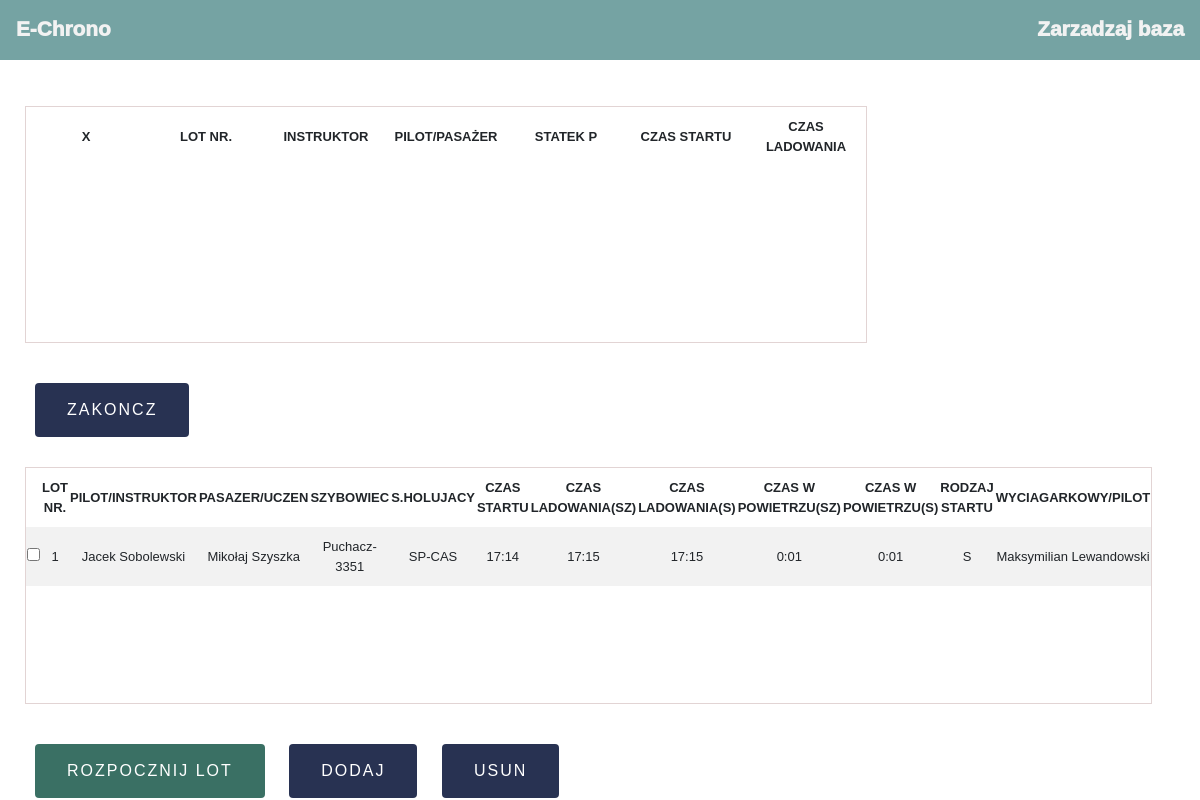
The page / on the database its author committed.
### __init__.py (models this page shows)
class Chronometer(db.Model):
    __tablename__ = 'chrono'
    date = db.Column('date', db.String(10))
    flight_nr = db.Column('flight_nr', db.Integer, primary_key=True, autoincrement=True)
    time_of_start = db.Column('time_of_start', db.String(5))
    glider_landing_time = db.Column('glider_landing_time', db.String(5), nullable=False)
    airplane_landing_time = db.Column('airplane_landing_time', db.String(5))
    glider_tia = db.Column('glider_tia', db.String(5), nullable=False)
    airplane_tia = db.Column('airplane_tia', db.String(5))
    start_type = db.Column('start_type', db.String(1))
    winch_pilot = db.Column('winch_pilot', db.String(20))
    airplane_pilot = db.Column('airplane_pilot', db.String(20))
    instructor = db.Column('instructor', db.String(15))
    pilot_passenger= db.Column('pilot_passenger', db.String(15))
    glider = db.Column('glider', db.String(15),)
    airplane = db.Column('aeroplane', db.String(15))

### main.py (the view, shortened to what this page needs)
@app.route("/", methods=["GET", "POST"])
def main_page():
    chrono = Chronometer.query.all()
    active = ActiveFlights.query.all()
    airplane = AirplaneFlight.query.all()
    airplanes = Airplane.query.all()
    gliders = Glider.query.all()
    users = User.query.all()
    return render_template(
        "main.html", active_flights=active, chrono=chrono,
        airplane_flights=airplane,airplanes=airplanes,gliders=gliders,users = users
    )

### templates/main.html (shortened to what this page needs)
{% extends 'base.html' %}
{% block body %}
<div class="container-sm" style="margin: left;">
   <form action="/stopflight" method="POST">
      <table id="activetable">
         <tr class="nothover">
            <th>X</th>
            <th>Lot nr.</th>
            <th>Instruktor</th>
            <th>Pilot/Pasażer</th>
            <th>Statek P</th>
            <th>Czas Startu</th>
            <th>Czas ladowania</th>
         </tr>
      </table>
      <button id="EndFlight" type="submit" >ZAKONCZ</button>
   </form>
   <form action="/startflight" method="POST">
      <table id="chronotable">
         <tr class="nothover">
            <th></th>
            <th>Lot nr.</th>
            <th>Pilot/Instruktor</th>
            <th>Pasazer/Uczen</th>
            <th>Szybowiec</th>
            <th>S.Holujacy</th>
            <th>Czas Startu</th>
            <th>Czas ladowania(SZ)</th>
            <th>Czas ladowania(S)</th>
            <th>Czas w powietrzu(SZ)</th>
            <th>Czas w powietrzu(S)</th>
            <th>Rodzaj startu</th>
            <th>Wyciagarkowy/Pilot</th>
         </tr>
         {% for c in chrono %}
         <tr>
            <td><input type="checkbox"  name={{c.flight_nr}}></td>
            <td>{{c.flight_nr}}</td>
            <td>{{c.instructor}}</td>
            <td>{{c.pilot_passenger}}</td>
            <td>{{c.glider}}</td>
            <td>{{c.airplane}}</td>
            <td>{{c.time_of_start}}</td>
            <td>{{c.glider_landing_time}}</td>
            <td>{{c.airplane_landing_time}}</td>
            <td>{{c.glider_tia}}</td>
            <td>{{c.airplane_tia}}</td>
            <td>{{c.start_type}}</td>
            {% if c.winch_pilot == '-' %}
            <td>{{ c.airplane_pilot }}</td>
            {% else %}
            <td>{{c.winch_pilot}}</td>
            {% endif %}
         </tr>
         {% endfor %}
      </table>
      <button id="StartFlight" type="submit">Rozpocznij lot</button>
      <button id ="AddNew" type=button data-toggle="modal" data-target="#mymodal">Dodaj</button>
      <button id ="Delete" type="submit" formaction="/deleteflight">Usun</button>
   </form>
</div>
{% endblock %}

### templates/base.html (shortened to what this page needs)
<!DOCTYPE html>
<html lang="en">
   <head>
      <link rel="stylesheet" href="https://stackpath.bootstrapcdn.com/bootstrap/4.4.1/css/bootstrap.min.css">
      <link rel="stylesheet" href="/static/styles.css">
   </head>
   <body style="background-color:#ffffff; font-family:'Trebuchet MS', 'Lucida Sans Unicode', 'Lucida Grande', 'Lucida Sans', Arial, sans-serif">
        <div class="navbar">
         <a href="/">E-Chrono</a>
         <a href='/manage'>Zarzadzaj baza</a>
      </div>
{% block body %}
{% endblock %}
</body>
</html>

### static/styles.css (style rules this page uses)
table, #active_table { border: 1px solid #e2d4d4; border-radius: 8px; margin-top: 30px; margin-bottom: 30px; text-align: center; font-size: 13px; }
.container-sm { margin-left: 10px; margin: left; padding-top: 1em }
.navbar { place-content: space-between; width: 100%; background-color: #75a3a3; height: 60px; overflow: hidden; }
a { color: #f2f2f2; margin-top: 0.25em; font-weight: bold; font-weight: 1000; font-size: 1.3em; text-align: center; }
tr:nth-child(even) { background-color: #f2f2f2; }
td { padding-top: 10px; padding-bottom: 10px; }
th { padding-top: 10px; padding-bottom: 10px; text-transform: uppercase; width: 120px; }
button { border: none; color: white; padding: 15px 32px; text-align: center; text-decoration: none; display: inline-block; font-size: 16px; border-radius: 4px; margin-left: 10px; margin-right: 10px; margin-top: 10px; text-transform: uppercase; letter-spacing: 2px; }
#StartFlight { background-color: #3a7064; }
#AddNew { background-color: #283252; }
#Delete { background-color: #283252; }
#EndFlight { background-color: #283252; }

### rows shown on the page
Chronometer: flight_nr "1", instructor "Jacek Sobolewski", pilot_passenger "Mikołaj Szyszka", glider "Puchacz-3351", airplane "SP-CAS", time_of_start "17:14", glider_landing_time "17:15", airplane_landing_time "17:15", glider_tia "0:01", airplane_tia "0:01", start_type "S", airplane_pilot "Maksymilian Lewandowski"
